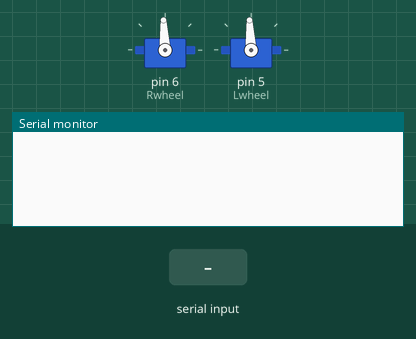
This sketch was run on a simulated Arduino Uno, built with avr-gcc and run on an emulated ATmega328P. Parts: 2 × servo, the last lines printed to the serial monitor. The inputs (shaded band) are chosen by the test bench.

Above: at 2.0 s.
2.1 s: "90,45\n" received over the second serial link
At 2.7 s:
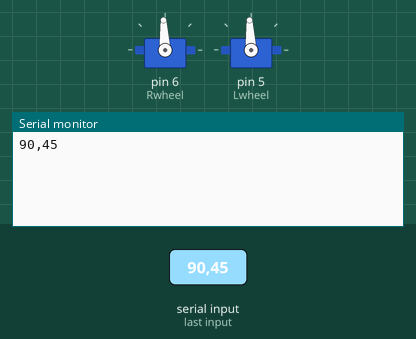
3.6 s: "5\n" received over the second serial link
At 5.0 s:
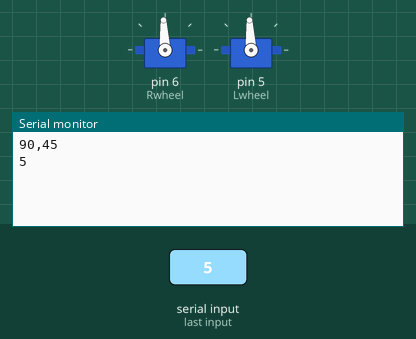

Measured:
- after the input at 2.1 s, the serial monitor: prints a new line at once (image 1)
- after the input at 3.6 s, the serial monitor: prints a new line at once (image 2)

The sketch:

Arduino_Code.ino
```cpp
#include <SoftwareSerial.h>
#include <VarSpeedServo.h>

SoftwareSerial mySerial(4, 3);

VarSpeedServo  Rwheel;
VarSpeedServo  Lwheel;

int VSPEED = 5 , HSPEED = 10 , MSPEED = 50, MACCEL = 125;
int MAX_VSPEED = 10 , MAX_HSPEED = 20 , MAX_MSPEED = 255, MSTOP = 1500, MSTOPdeg = 90;

String command;
bool commandEnd=false;
char inByte;
int arg = 0;

void setup() {
  // put your setup code here, to run once:
  Serial.begin(115200);
  mySerial.begin(9600);

  Rwheel.attach(6);
  delay(100);
  Rwheel.write(MSTOP);
  delay(300);

  Lwheel.attach(5);
  delay(100);
  Lwheel.write(MSTOP);
  delay(300);
}

void loop() {
  // put your main code here, to run repeatedly:
  if (mySerial.available() > 0) {

      if(commandEnd){
      command="";
      commandEnd=false;
    }
      inByte = mySerial.read();
      if (inByte != '\n') {
        if (inByte == '=') {
          arg = mySerial.parseInt();
          //Serial.println(arg);
        } else {
          command += inByte;
        }
      }else{
        commandEnd=true;
        Serial.println(command);
        execute(command, arg);
      }
  }

}

void execute(String command, int arg){
if(compareString(command, "l-rotate")){
      Rwheel.write(MSTOPdeg-MSPEED,MACCEL);
      Lwheel.write(MSTOPdeg-MSPEED,MACCEL);
      command="";
    }else if(compareString(command, "r-rotate")){
      Rwheel.write(MSTOPdeg+MSPEED,MACCEL);
      Lwheel.write(MSTOPdeg+MSPEED,MACCEL);
      command="";
    }else if(compareString(command, "f-forward")){
      Rwheel.write(MSTOPdeg-MSPEED, MACCEL);
      Lwheel.write(MSTOPdeg+MSPEED, MACCEL);
      command="";
    }else if(compareString(command, "f-left")){
      Rwheel.write(MSTOPdeg-MSPEED,MACCEL);
      Lwheel.write(MSTOP);
      command="";
    }else if(compareString(command, "f-right")){
      Rwheel.write(MSTOP);
      Lwheel.write(MSTOPdeg+MSPEED,MACCEL);
      command="";
    }else if(compareString(command, "b-backward")){
      Rwheel.write(MSTOPdeg+MSPEED,MACCEL);
      Lwheel.write(MSTOPdeg-MSPEED,MACCEL);
      command="";
    }else if(compareString(command, "b-right")){
      Rwheel.write(MSTOPdeg+MSPEED,MACCEL);
      Lwheel.write(MSTOP);
      command="";
    }else if(compareString(command, "b-left")){
      Rwheel.write(MSTOP);
      Lwheel.write(MSTOPdeg-MSPEED,MACCEL);
      command="";
    }else if(compareString(command, "stop")){
      Rwheel.write(MSTOP);
      Lwheel.write(MSTOP);
      command="";
    }
    command="";
}

boolean compareString(String a, String b) {
  if (a.length() != b.length() + 1) {
    return false;
  }
  for (int i = 0; i < a.length() - 1; i++) {
    if (a[i] != b[i]) {
      return false;
    }
  }
  return true;
}
```
